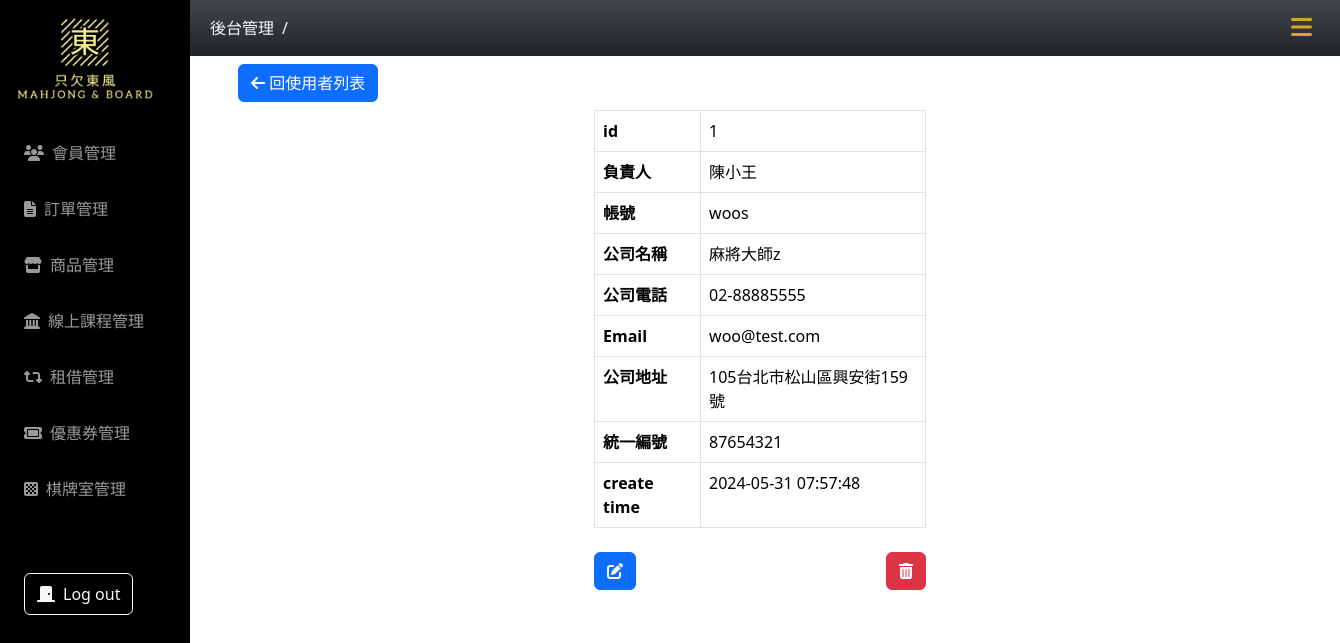
Page /owner-list/user.php on the committed database.
### tables this page shows
CREATE TABLE `owner` (
  `id` int(11) NOT NULL,
  `member_type` text NOT NULL DEFAULT '企業會員',
  `account` varchar(50) NOT NULL,
  `password` varchar(255) NOT NULL DEFAULT '12345',
  `company_name` varchar(100) NOT NULL,
  `company_phone` varchar(20) NOT NULL,
  `fax_phone` varchar(20) DEFAULT NULL,
  `company_email` varchar(100) NOT NULL,
  `company_address` varchar(255) NOT NULL,
  `responsible_person` varchar(50) NOT NULL,
  `tax_ID_number` text NOT NULL,
  `created_at` timestamp NOT NULL DEFAULT current_timestamp(),
  `valid` text NOT NULL DEFAULT '1'
);

### owner-list/user.php (the view, shortened to what this page needs)
<?php
if (!isset($_GET["id"])) {
  $id = 1;
} else {
  $id = $_GET["id"];
}
require_once("../db_connect_mahjong.php");
$sql = "SELECT * FROM owner WHERE id = $id AND valid = 1";
$result = $conn->query($sql);
$row = $result->fetch_assoc();
?>
<!doctype html>
<html lang="en">
<head>
  <?php include("../css-mahjong.php") ?>
</head>
<body>
  <?php include("../nav.php") ?>
  <div class="container main-content px-5">
    <div class="py-2">
      <a class="btn btn-primary" href="users.php"><i class="fa-solid fa-arrow-left"></i> 回使用者列表
      </a>
    </div>
    <div class="row justify-content-center">
      <div class="col-lg-4">
        <?php if ($result->num_rows > 0) : ?>
          <table class="table table-bordered">
            <tr>
              <th>id</th>
              <td><?= $row["id"] ?> </td>
            </tr>
            <tr>
              <th>負責人</th>
              <td><?= $row["responsible_person"] ?></td>
            </tr>
            <tr>
              <th>帳號</th>
              <td><?= $row["account"] ?></td>
            </tr>
            <tr>
              <th>公司名稱</th>
              <td><?= $row["company_name"] ?></td>
            </tr>
            <tr>
              <th>公司電話</th>
              <td><?= $row["company_phone"] ?></td>
            </tr>
            <tr>
              <th>Email</th>
              <td><?= $row["company_email"] ?></td>
            </tr>
            <tr>
              <th>公司地址</th>
              <td><?= $row["company_address"] ?></td>
            </tr>
            <tr>
              <th>統一編號</th>
              <td><?= $row["tax_ID_number"] ?></td>
            </tr>
            <tr>
              <th>create time</th>
              <td><?= $row["created_at"] ?></td>
            </tr>
          </table>
          <div class="py-2 d-flex justify-content-between">
            <a href="user-edit.php?id=<?= $row["id"] ?> " title="編輯使用者" class="btn btn-primary">
              <i class="fa-solid fa-pen-to-square"></i>
            </a>
            <a class="btn btn-danger" title="刪除使用者" data-bs-toggle="modal" data-bs-target="#deleteModal"><i class="fa-solid fa-trash-can"></i></a>
          </div>
        <?php else : ?>
          <h1>使用者不存在</h1>
        <?php endif; ?>
      </div>
    </div>
  </div>
</body>
</html>

### css-mahjong.php (style rules this page uses)
:root { --aside-width: 190px; --header-nav-height: 56px; }
.main-content { margin: 0 0 0 var(--aside-width); padding-top: var(--header-nav-height); }

### rows in the picture
owner: id "1", responsible_person "陳小王", account "woos", company_name "麻將大師z", company_phone "02-88885555", company_email "woo@test.com", company_address "105台北市松山區興安街159號", tax_ID_number "87654321", created_at "2024-05-31 07:57:48"
